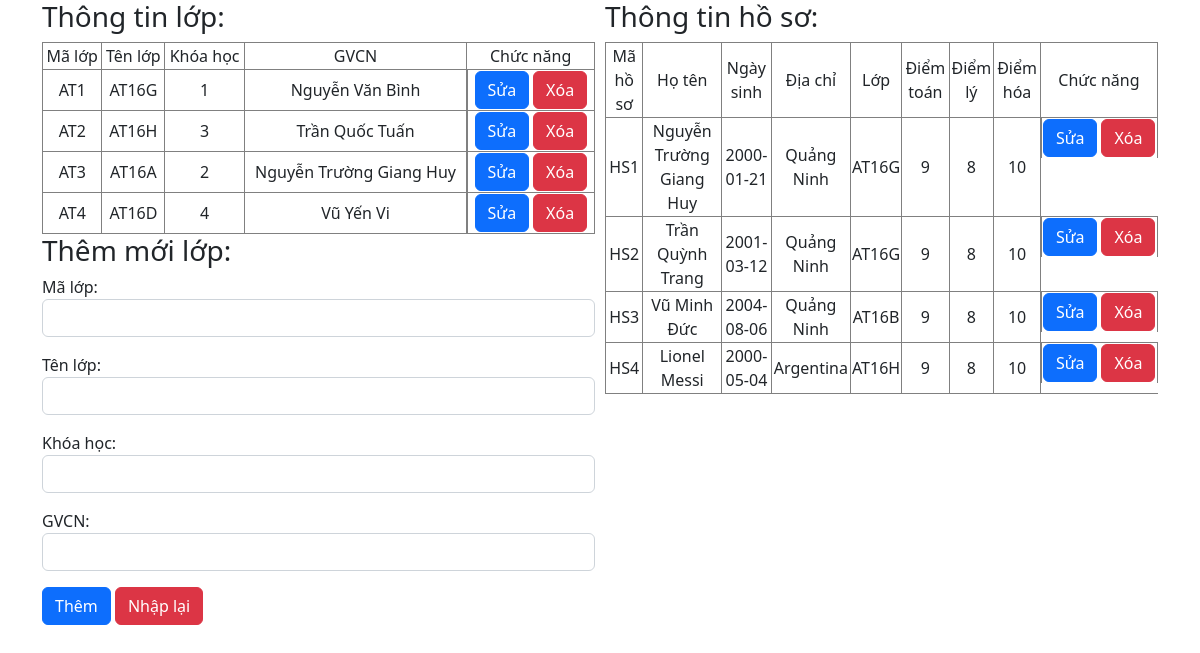
The page / on the database its author committed.
### tables this page shows
CREATE TABLE LOP(
    MALOP VARCHAR(255) NOT NULL PRIMARY KEY ,
    TENLOP VARCHAR(255) NOT NULL,
    KHOAHOC INTEGER NOT NULL,
    GVCN VARCHAR(255) NOT NULL
);

CREATE TABLE HOSO(
    MAHS VARCHAR(255) NOT NULL PRIMARY KEY ,
    HOTEN VARCHAR(255) NOT NULL,
    NGAYSINH DATE,
    DIACHI VARCHAR(255) NOT NULL,
    LOP VARCHAR(255) NOT NULL,
    DIEMTOAN FLOAT,
    DIEMLY FLOAT,
    DIEMHOA FLOAT
);

### index.php (the view, shortened to what this page needs)
<?php
require_once "./configs/database.php";
mysqli_select_db($connection_obj, DATABASE_NAME);
$query = "SELECT * FROM LOP";
$query2 = "SELECT * FROM HOSO";
$result = mysqli_query($connection_obj, $query) or die(mysqli_error($connection_obj));
$result2 = mysqli_query($connection_obj, $query2) or die(mysqli_error($connection_obj));
?>
<!DOCTYPE html>
<html lang="en">
<head>
    <link href="https://cdn.jsdelivr.net/npm/bootstrap@5.2.2/dist/css/bootstrap.min.css" rel="stylesheet">
</head>
<body>
    <div class="container">
        <div class="class-container">
            <?php
                echo "<h3>Thông tin lớp:</h3>";
                echo "<table class='table-class table-bordered'>";
                echo "<tr>";
                    echo "<td>Mã lớp</td>";
                    echo "<td>Tên lớp</td>";
                    echo "<td>Khóa học</td>";
                    echo "<td>GVCN</td>";
                    echo "<td>Chức năng</td>";
                echo "</tr>";
                while ($row = mysqli_fetch_array($result, MYSQLI_BOTH)) {
                    echo "<tr>";
                        $malop = $row['MALOP'];
                        $tenlop = $row['TENLOP'];
                        $khoahoc = $row['KHOAHOC'];
                        $gvcn = $row['GVCN'];
                        echo "<td>$malop</td>";
                        echo "<td>$tenlop</td>";
                        echo "<td>$khoahoc</td>";
                        echo "<td>$gvcn</td>";
                        echo "<td  class='form-class'>";
                            echo "<form action='./editClass.php' method='POST'>";
                                echo "<input class='btn btn-primary me-1' type='submit' value='Sửa' name='edit_class'/>";
                            echo "</form>";
                            echo "<form action='' method='POST'>";
                                echo "<input class='btn btn-danger' type='submit' value='Xóa' name='delete_class'/>";
                            echo "</form>";
                        echo "</td>";
                    echo "</tr>";
                }
                echo "</table>";
            ?>
                <h3>Thêm mới lớp:</h3>
                <form class="row" action="" method="POST">
                    <div>
                        <label for="">Mã lớp:</label>
                        <input class="form-control mb-3" type="text" name="malop" value="" />
                    </div>
                    <div>
                        <label for="">Tên lớp:</label>
                        <input class="form-control mb-3" type="text" name="tenlop" value="" />
                    </div>
                    <div>
                        <label for="">Khóa học:</label>
                        <input class="form-control mb-3" type="text" name="khoahoc" value="" />
                    </div>
                    <div>
                        <label for="">GVCN:</label>
                        <input class="form-control mb-3" type="text" name="gvcn" value="" />
                    </div>
                    <div>
                        <input class="btn btn-primary" type="submit" name="submit_class" value="Thêm"/>
                        <input class="btn btn-danger" type="submit" name="reset_class" value="Nhập lại"/>
                    </div>
                </form>
        </div>
        <div class="file-container">
        <?php
                echo "<h3>Thông tin hồ sơ:</h3>";
                echo "<table class='table-file table-bordered'>";
                echo "<tr>";
                    echo "<td>Mã hồ sơ</td>";
                    echo "<td>Họ tên</td>";
                    echo "<td>Ngày sinh</td>";
                    echo "<td>Địa chỉ</td>";
                    echo "<td>Lớp</td>";
                    echo "<td>Điểm toán</td>";
                    echo "<td>Điểm lý</td>";
                    echo "<td>Điểm hóa</td>";
                    echo "<td>Chức năng</td>";
                echo "</tr>";
                while ($row = mysqli_fetch_array($result2, MYSQLI_BOTH)) {
                    echo "<tr>";
                        $mahs = $row['MAHS'];
                        $hoten = $row['HOTEN'];
                        $ngaysinh = $row['NGAYSINH'];
                        $diachi = $row['DIACHI'];
                        $lop = $row['LOP'];
                        $diemtoan = $row['DIEMTOAN'];
                        $diemly = $row['DIEMLY'];
                        $diemhoa = $row['DIEMHOA'];
                        echo "<td>$mahs</td>";
                        echo "<td>$hoten</td>";
                        echo "<td>$ngaysinh</td>";
                        echo "<td>$diachi</td>";
                        echo "<td>$lop</td>";
                        echo "<td>$diemtoan</td>";
                        echo "<td>$diemly</td>";
                        echo "<td>$diemhoa</td>";
                        echo "<td  class='form-file'>";
                            echo "<form action='' method='POST'>";
                                echo "<input class='btn btn-primary me-1' type='submit' value='Sửa' name='edit_file'/>";
                            echo "</form>";
                            echo "<form action='' method='POST'>";
                                echo "<input class='btn btn-danger' type='submit' value='Xóa' name='delete_file'/>";
                            echo "</form>";
                        echo "</td>";
                    echo "</tr>";
                }
            ?>
        </div>
    </div>
</body>
</html>

### index.php (style rules this page uses)
.container { display: flex; gap: 10px; }
.class-container { width: 50%; }
.file-container { width: 50%; }
.table-class, .table-file { width: 100%; }
.table-class tr, .table-file tr { background: none !important; }
.table-class tr td, .table-file tr td { text-align: center; }
.form-file, .form-class { display: flex; align-items: center; justify-content: center; }

### rows shown on the page
lop: MALOP "AT1", TENLOP "AT16G", KHOAHOC "1", GVCN "Nguyễn Văn Bình"
lop: MALOP "AT2", TENLOP "AT16H", KHOAHOC "3", GVCN "Trần Quốc Tuấn"
lop: MALOP "AT3", TENLOP "AT16A", KHOAHOC "2", GVCN "Nguyễn Trường Giang Huy"
lop: MALOP "AT4", TENLOP "AT16D", KHOAHOC "4", GVCN "Vũ Yến Vi"
hoso: MAHS "HS1", HOTEN "Nguyễn Trường Giang Huy", NGAYSINH "2000-01-21", DIACHI "Quảng Ninh", LOP "AT16G", DIEMTOAN "9", DIEMLY "8", DIEMHOA "10"
hoso: MAHS "HS2", HOTEN "Trần Quỳnh Trang", NGAYSINH "2001-03-12", DIACHI "Quảng Ninh", LOP "AT16G", DIEMTOAN "9", DIEMLY "8", DIEMHOA "10"
hoso: MAHS "HS3", HOTEN "Vũ Minh Đức", NGAYSINH "2004-08-06", DIACHI "Quảng Ninh", LOP "AT16B", DIEMTOAN "9", DIEMLY "8", DIEMHOA "10"
hoso: MAHS "HS4", HOTEN "Lionel Messi", NGAYSINH "2000-05-04", DIACHI "Argentina", LOP "AT16H", DIEMTOAN "9", DIEMLY "8", DIEMHOA "10"
